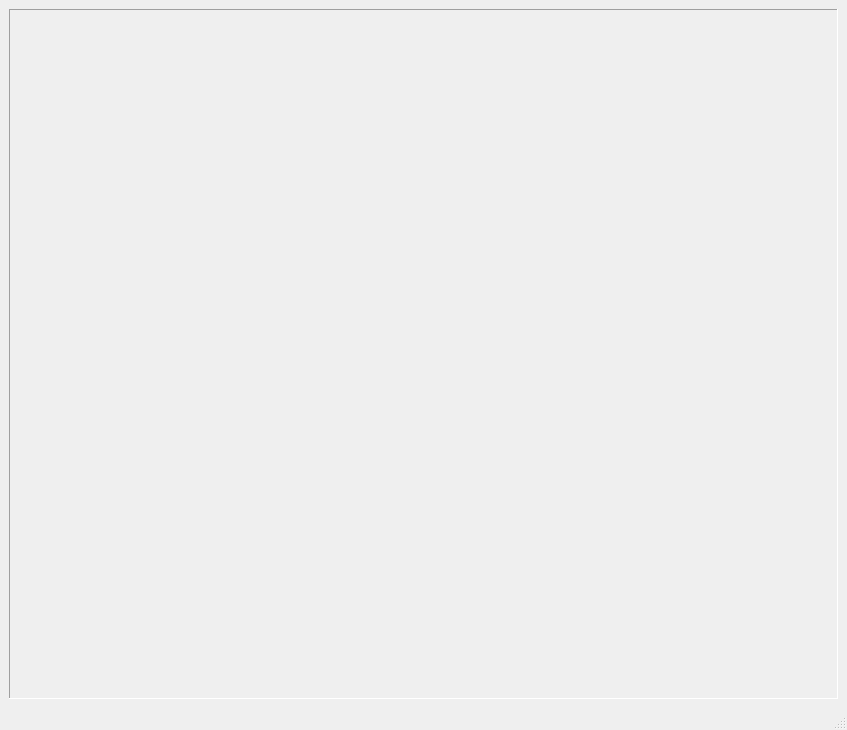
<?xml version="1.0" encoding="UTF-8"?>
<ui version="4.0">
 <class>MainWindow</class>
 <widget class="QMainWindow" name="MainWindow">
  <property name="geometry">
   <rect>
    <x>0</x>
    <y>0</y>
    <width>847</width>
    <height>730</height>
   </rect>
  </property>
  <property name="windowTitle">
   <string>MainWindow</string>
  </property>
  <property name="windowIcon">
   <iconset resource="res.qrc">
    <normaloff>:/icons/icon.ico</normaloff>:/icons/icon.ico</iconset>
  </property>
  <widget class="QWidget" name="centralwidget">
   <property name="minimumSize">
    <size>
     <width>20</width>
     <height>20</height>
    </size>
   </property>
   <layout class="QHBoxLayout" name="horizontalLayout" stretch="0">
    <property name="sizeConstraint">
     <enum>QLayout::SetDefaultConstraint</enum>
    </property>
    <property name="leftMargin">
     <number>9</number>
    </property>
    <item>
     <layout class="QVBoxLayout" name="sideBarLayout" stretch="0">
      <property name="spacing">
       <number>0</number>
      </property>
      <property name="sizeConstraint">
       <enum>QLayout::SetDefaultConstraint</enum>
      </property>
      <item>
       <widget class="QFrame" name="frame">
        <property name="frameShape">
         <enum>QFrame::Panel</enum>
        </property>
        <property name="frameShadow">
         <enum>QFrame::Sunken</enum>
        </property>
        <layout class="QVBoxLayout" name="verticalLayout">
         <item>
          <layout class="QVBoxLayout" name="buttonsLayout"/>
         </item>
         <item>
          <spacer name="verticalSpacer">
           <property name="orientation">
            <enum>Qt::Vertical</enum>
           </property>
           <property name="sizeHint" stdset="0">
            <size>
             <width>20</width>
             <height>40</height>
            </size>
           </property>
          </spacer>
         </item>
        </layout>
       </widget>
      </item>
     </layout>
    </item>
   </layout>
  </widget>
  <widget class="QMenuBar" name="menubar">
   <property name="geometry">
    <rect>
     <x>0</x>
     <y>0</y>
     <width>847</width>
     <height>21</height>
    </rect>
   </property>
  </widget>
  <widget class="QStatusBar" name="statusbar"/>
 </widget>
 <resources>
  <include location="res.qrc"/>
 </resources>
 <connections/>
</ui>
